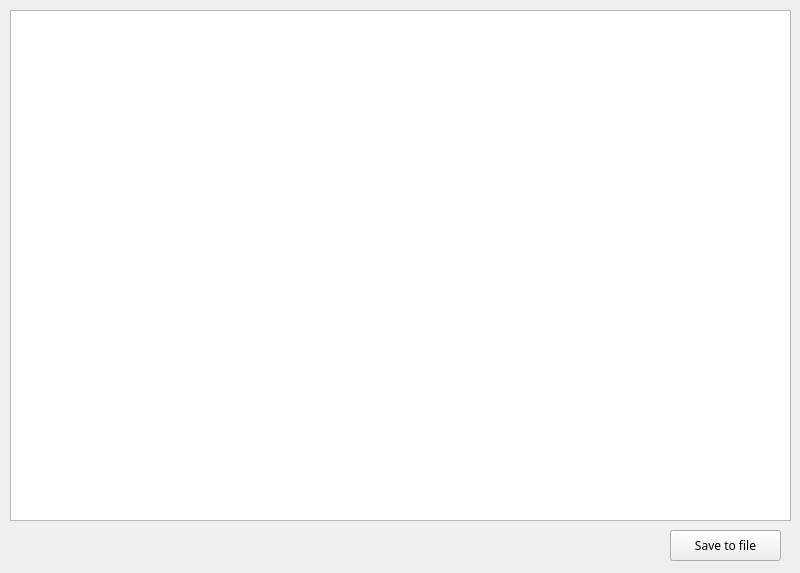
<?xml version="1.0" encoding="UTF-8"?>
<ui version="4.0">
 <class>MainWindow</class>
 <widget class="QMainWindow" name="MainWindow">
  <property name="geometry">
   <rect>
    <x>0</x>
    <y>0</y>
    <width>800</width>
    <height>573</height>
   </rect>
  </property>
  <property name="font">
   <font>
    <family>Microsoft YaHei</family>
    <pointsize>9</pointsize>
   </font>
  </property>
  <property name="windowTitle">
   <string>MainWindow</string>
  </property>
  <property name="statusTip">
   <string notr="true"/>
  </property>
  <widget class="QWidget" name="centralwidget">
   <widget class="QTextEdit" name="textEdit">
    <property name="geometry">
     <rect>
      <x>10</x>
      <y>10</y>
      <width>781</width>
      <height>511</height>
     </rect>
    </property>
   </widget>
   <widget class="QPushButton" name="pushButton">
    <property name="geometry">
     <rect>
      <x>670</x>
      <y>530</y>
      <width>111</width>
      <height>31</height>
     </rect>
    </property>
    <property name="text">
     <string>Save to file</string>
    </property>
   </widget>
  </widget>
 </widget>
 <resources/>
 <connections/>
</ui>
